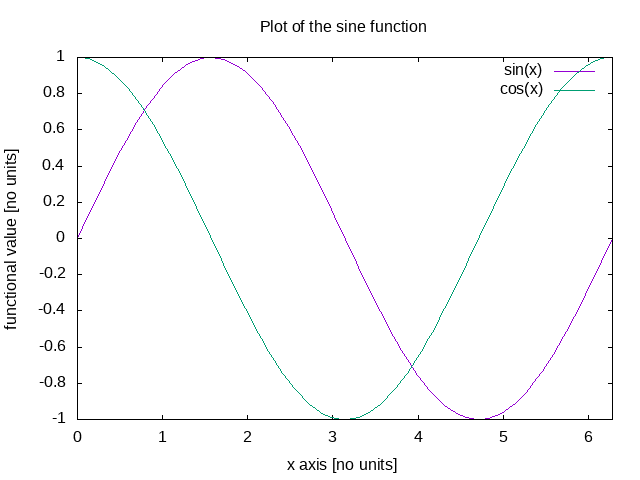

Reproduce this figure in gnuplot.
set title "Plot of the sine function"
set xlabel "x axis [no units]"
set ylabel "functional value [no units]"
plot [0:2*3.1415926] sin(x),cos(x)
set term png
set output "sincos.png"
replot
unset output
set term qt
